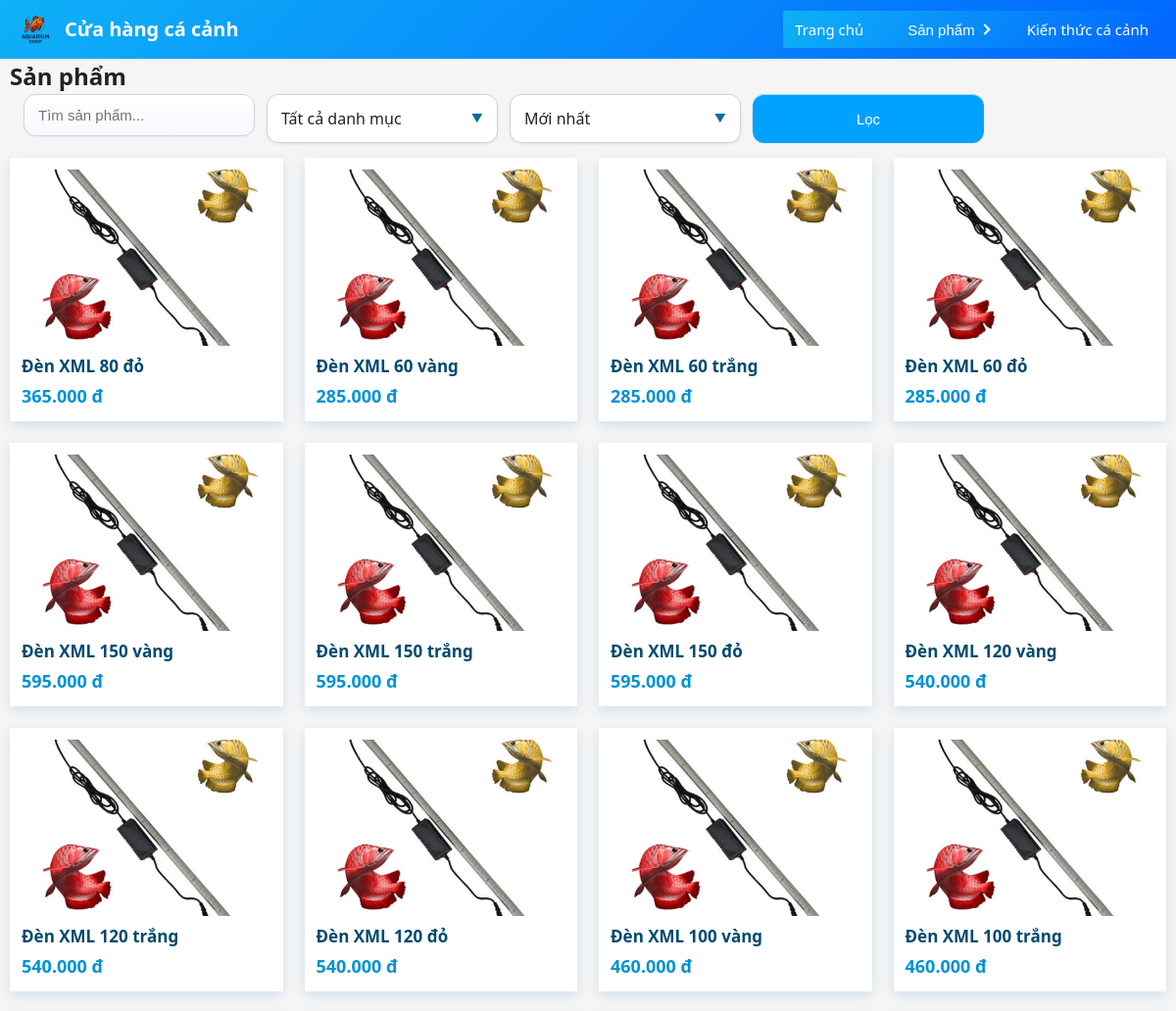
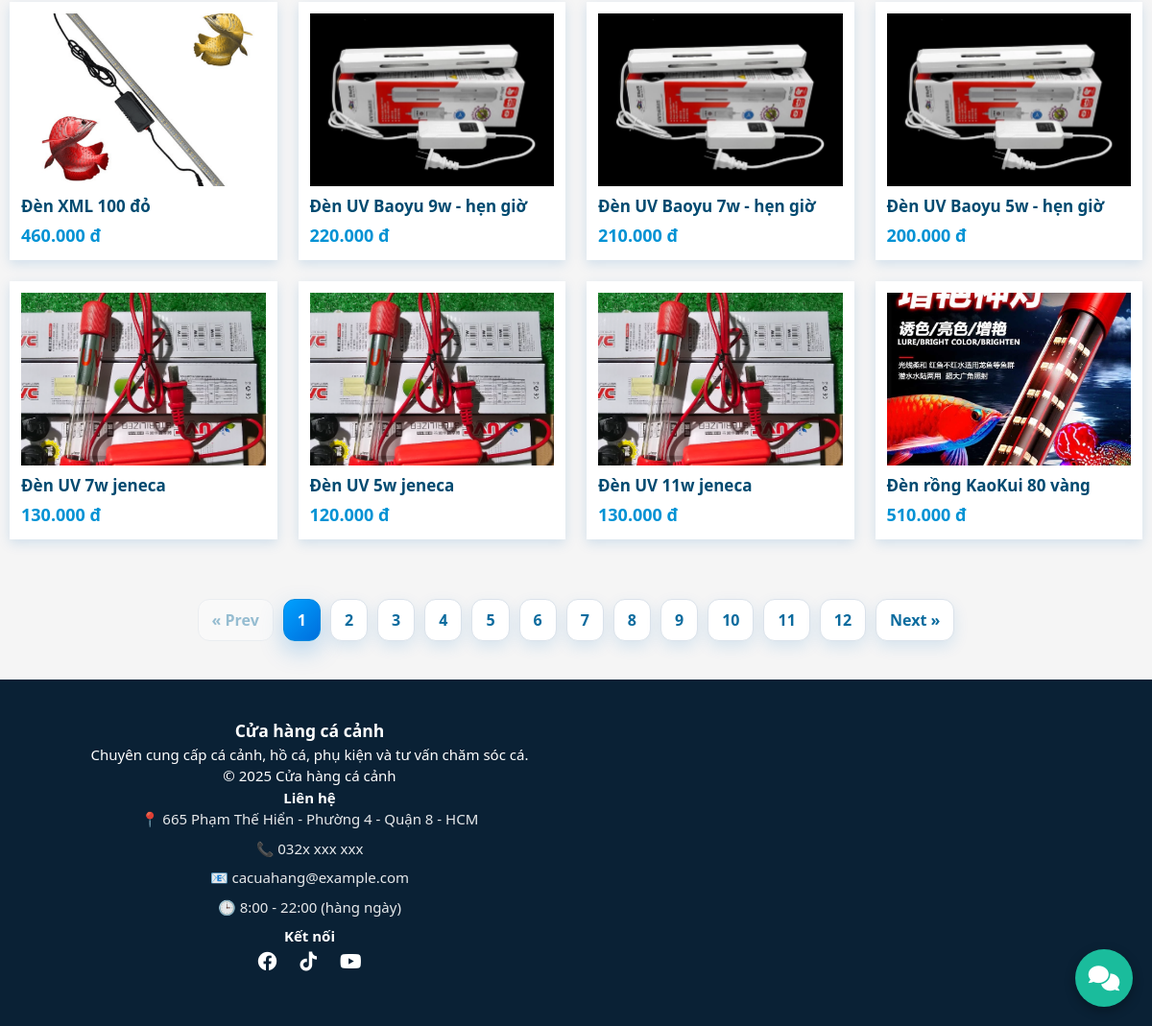
/products.php, run on the app's committed database (2 pictures, top to bottom).
### tables this page shows
CREATE TABLE IF NOT EXISTS `products` (
  `id` int NOT NULL AUTO_INCREMENT,
  `category_id` int NOT NULL,
  `name` varchar(255) NOT NULL,
  `slug` varchar(191) NOT NULL,
  `price` int DEFAULT '0',
  `thumbnail` varchar(255) DEFAULT NULL,
  `description` text,
  `created_at` timestamp NULL DEFAULT CURRENT_TIMESTAMP,
  `status` tinyint(1) NOT NULL DEFAULT '1',
  PRIMARY KEY (`id`),
  UNIQUE KEY `slug` (`slug`),
  KEY `category_id` (`category_id`)
);

### products.php (the view, shortened to what this page needs)
<?php
include __DIR__ . '/includes/db.php';
include __DIR__ . '/includes/header.php';
$selectedCategoryId = isset($_GET['category_id']) ? (int) $_GET['category_id'] : 0;
$selectedCategoryName = '';
$searchKeyword = isset($_GET['keyword']) ? trim($_GET['keyword']) : '';
$sortOption = isset($_GET['sort']) ? $_GET['sort'] : 'newest';
$sortLabels = [
    'newest' => 'Mới nhất',
    'price_asc' => 'Giá tăng dần',
    'price_desc' => 'Giá giảm dần',
    'name_asc' => 'Tên A -> Z',
    'name_desc' => 'Tên Z -> A',
];
$sortText = $sortLabels[$sortOption] ?? $sortLabels['newest'];
$perPage = 20;
$page = isset($_GET['page']) ? max(1, (int)$_GET['page']) : 1;
$offset = ($page - 1) * $perPage;
$baseWhere = "WHERE 1";
$orderClauses = ["status DESC"];
switch ($sortOption) {
    default:
        $orderClauses[] = "created_at DESC";
        break;
}
$countSql = "SELECT COUNT(*) AS total FROM products $baseWhere";
$totalRows = (int)mysqli_fetch_assoc(mysqli_query($conn, $countSql))['total'];
$totalPages = max(1, (int)ceil($totalRows / $perPage));
$buildPageLink = function($pageNum) {
    $params = $_GET;
    $params['page'] = $pageNum;
    return '?' . http_build_query($params);
};
$sql_products = "SELECT * FROM products $baseWhere ORDER BY " . implode(', ', $orderClauses) . " LIMIT $perPage OFFSET $offset";
$prod_res = mysqli_query($conn, $sql_products);
$products = [];
while ($p = mysqli_fetch_assoc($prod_res)) {
    $products[] = $p;
}
?>
<h2>Sản phẩm</h2>
<link rel="stylesheet" href="./assets/css/products.css">
<div class="filter-box">
  <form method="get" id="filterForm">
    <div class="form-loc">
        <div class="timkiem">
            <input
            type="text"
            name="keyword"
            placeholder="Tìm sản phẩm..."
            value="<?= htmlspecialchars($searchKeyword) ?>"
            >
        </div>
        <div class="chondanhmuc custom-select" data-field="category_id">
            <div class="select-selected">
                <span class="select-text">
                    <?= $selectedCategoryId > 0 ? htmlspecialchars($selectedCategoryName) : 'Tất cả danh mục' ?>
                </span>
                <span class="select-arrow">▼</span>
            </div>
        </div>
        <div class="sapxep custom-select" data-field="sort">
            <div class="select-selected">
                <span class="select-text"><?= $sortText ?></span>
                <span class="select-arrow">▼</span>
            </div>
        </div>
        <button type="submit">Lọc</button>
    </div>
  </form>
</div>
<?php if (empty($products)): ?>
    <p>Hiện chưa có sản phẩm nào.</p>
<?php else: ?>
    <div class="grid">
        <?php foreach ($products as $row): ?>
            <?php
                $imgFile = !empty($row['thumbnail']) ? $row['thumbnail'] : ($row['image'] ?? '');
                $imgSrc = $imgFile ?: './images/logo/logo.png';
            ?>
            <a class="card" href="product.php?slug=<?= urlencode($row['slug']) ?>">
                <?php if ($imgSrc): ?>
                    <img src="<?= htmlspecialchars($imgSrc) ?>" alt="<?= htmlspecialchars($row['name']) ?>">
                <?php endif; ?>
                <h3><?= htmlspecialchars($row['name']) ?></h3>
                <p class="price-line">
                    <strong><?= number_format((int)$row['price'], 0, ',', '.') ?> đ</strong>
                </p>
            </a>
        <?php endforeach; ?>
    </div>
    <?php if ($totalPages > 1): ?>
        <div class="pagination">
            <a class="page-link prev <?= $page <= 1 ? 'disabled' : '' ?>" href="<?= $page > 1 ? $buildPageLink($page - 1) : '#' ?>">&#171; Prev</a>
            <?php for ($i = 1; $i <= $totalPages; $i++): ?>
                <a class="page-link <?= $i == $page ? 'active' : '' ?>" href="<?= $buildPageLink($i) ?>"><?= $i ?></a>
            <?php endfor; ?>
            <a class="page-link next <?= $page >= $totalPages ? 'disabled' : '' ?>" href="<?= $page < $totalPages ? $buildPageLink($page + 1) : '#' ?>">Next &#187;</a>
        </div>
    <?php endif; ?>
<?php endif; ?>
<?php include __DIR__ . '/includes/footer.php'; ?>

### assets/css/style.css (style rules this page uses)
* { box-sizing: border-box; margin: 0; padding: 0; }
body { font-family: system-ui, -apple-system, BlinkMacSystemFont, "Segoe UI", sans-serif; background: #f5f5f5; color: #222; line-height: 1.5; margin: 0px; max-width: 100%; max-width: 100vw; }
a { color: inherit; text-decoration: none; }
h1, h2, h3 { margin-top: 0; }
form { display: flex; flex-direction: column; gap: 10px; }
input[type="text"], input[type="password"], input[type="number"], textarea, select { width: 100%; max-width: 100%; padding: 8px 10px; border-radius: 4px; border: 1px solid #ccc; font-size: 14px; }
.btn, button { display: inline-block; padding: 9px 15px; border: none; background: #0077aa; color: #fff; border-radius: 4px; cursor: pointer; font-size: 14px; }
button, input, select, textarea, a { -webkit-text-size-adjust: 100%; font-size: 16px; }

### assets/css/products.css (style rules this page uses)
.grid { display: grid; grid-template-columns: repeat(auto-fill, minmax(230px, 1fr)); gap: 22px; padding-bottom: 40px; }
.card { background: #ffffff; padding: 12px; border: none; box-shadow: 0 4px 12px rgba(0, 100, 180, 0.15); transition: 0.3s ease; display: flex; flex-direction: column; cursor: pointer; }
.card img { width: 100%; height: 180px; object-fit: cover; background: #f1faff; }
.pagination { display: flex; justify-content: center; align-items: center; gap: 10px; margin: 22px 0 32px; flex-wrap: wrap; }
.pagination .page-link { padding: 9px 14px; border: 1px solid #dbe2ea; border-radius: 12px; color: #0b6b9e; text-decoration: none; background: #ffffff; box-shadow: 0 6px 16px rgba(0, 117, 196, 0.12); transition: all 0.2s ease; font-weight: 600; }
.pagination .page-link.active { background: linear-gradient(135deg, #00a1ff, #006edc); color: #fff; border-color: #0089df; box-shadow: 0 10px 24px rgba(0, 120, 210, 0.25); }
.pagination .page-link.prev, .pagination .page-link.next { font-weight: 700; }
.pagination .page-link.disabled { pointer-events: none; opacity: 0.4; box-shadow: none; }
.card h3 { font-size: 17px; margin: 10px 0 6px; color: #004a70; font-weight: 600; line-height: 1.3; }
.card p { margin: 0; font-size: 18px; color: #0092d4; font-weight: bold; }
.price-line { display: flex; align-items: center; gap: 8px; }
.filter-box { display: flex; justify-content: center; padding: 0 14px; }
#filterForm { display: flex; justify-content: center; width: 100%; margin-bottom: 15px; }
.form-loc { display: grid; grid-template-columns: repeat(auto-fit, minmax(170px, 1fr)); gap: 12px; width: 100%; max-width: 980px; align-items: stretch; }
.form-loc input, .form-loc button { width: 100%; padding: 12px 14px; border-radius: 12px; border: 1px solid #cbd5e1; font-size: 15px; background: linear-gradient(180deg, #ffffff 0%, #f6f9ff 100%); box-shadow: inset 0 1px 0 rgba(255,255,255,0.6), 0 1px 2px rgba(0,0,0,0.05); transition: border-color 0.2s, box-shadow 0.2s, transform 0.1s; }
.form-loc button { background: #00a1ff; border: none; color: white; cursor: pointer; transition: 0.2s; min-height: 48px; }
.custom-select { position: relative; width: 100%; user-select: none; }
.select-selected { display: flex; align-items: center; justify-content: space-between; gap: 10px; padding: 12px 14px; background: #ffffff; border: 1px solid #cbd5e1; border-radius: 12px; cursor: pointer; box-shadow: inset 0 1px 0 rgba(255,255,255,0.6), 0 1px 3px rgba(0,0,0,0.08); transition: border-color 0.2s, box-shadow 0.2s, transform 0.1s; min-height: 48px; }
.select-arrow { font-size: 12px; color: #0b6b9e; transition: transform 0.25s ease; }

### data on the page
products: thumbnail (picture), name "Đèn XML 80 đỏ", price "365.000"
products: thumbnail (picture), name "Đèn XML 60 vàng", price "285.000"
products: thumbnail (picture), name "Đèn XML 60 trắng", price "285.000"
products: thumbnail (picture), name "Đèn XML 60 đỏ", price "285.000"
products: thumbnail (picture), name "Đèn XML 150 vàng", price "595.000"
products: thumbnail (picture), name "Đèn XML 150 trắng", price "595.000"
products: thumbnail (picture), name "Đèn XML 150 đỏ", price "595.000"
products: thumbnail (picture), name "Đèn XML 120 vàng", price "540.000"
products: thumbnail (picture), name "Đèn XML 120 trắng", price "540.000"
products: thumbnail (picture), name "Đèn XML 120 đỏ", price "540.000"
products: thumbnail (picture), name "Đèn XML 100 vàng", price "460.000"
products: thumbnail (picture), name "Đèn XML 100 trắng", price "460.000"
products: thumbnail (picture), name "Đèn XML 100 đỏ", price "460.000"
products: thumbnail (picture), name "Đèn UV Baoyu 9w - hẹn giờ", price "220.000"
products: thumbnail (picture), name "Đèn UV Baoyu 7w - hẹn giờ", price "210.000"
products: thumbnail (picture), name "Đèn UV Baoyu 5w - hẹn giờ", price "200.000"
products: thumbnail (picture), name "Đèn UV 7w jeneca", price "130.000"
products: thumbnail (picture), name "Đèn UV 5w jeneca", price "120.000"
products: thumbnail (picture), name "Đèn UV 11w jeneca", price "130.000"
products: thumbnail (picture), name "Đèn rồng KaoKui 80 vàng", price "510.000"

### other printed values
$sortText "Mới nhất"
